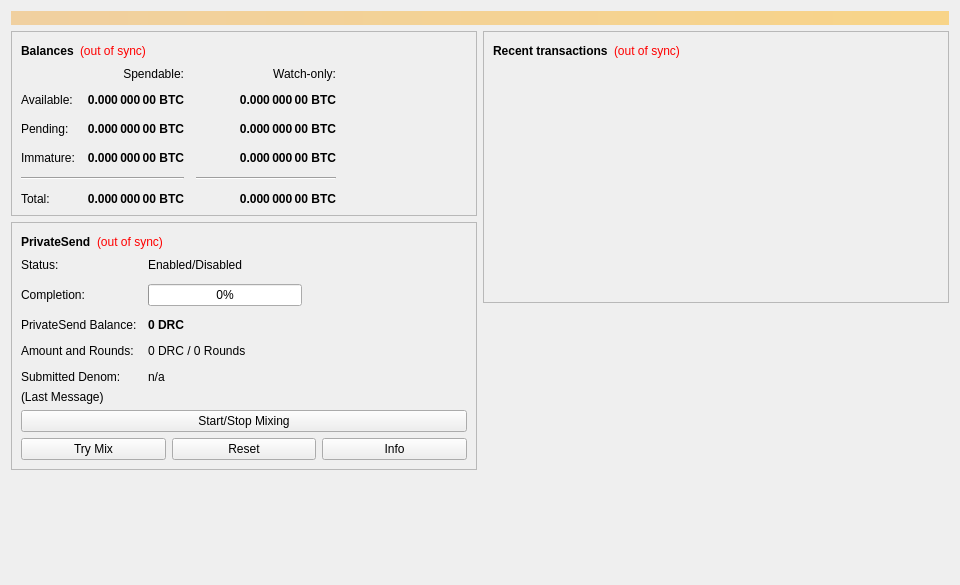
<?xml version="1.0" encoding="UTF-8"?>
<ui version="4.0">
 <class>OverviewPage</class>
 <widget class="QWidget" name="OverviewPage">
  <property name="geometry">
   <rect>
    <x>0</x>
    <y>0</y>
    <width>960</width>
    <height>585</height>
   </rect>
  </property>
  <property name="minimumSize">
   <size>
    <width>960</width>
    <height>0</height>
   </size>
  </property>
  <property name="windowTitle">
   <string>Form</string>
  </property>
  <layout class="QVBoxLayout" name="topLayout">
   <item>
    <widget class="QLabel" name="labelAlerts">
     <property name="visible">
      <bool>false</bool>
     </property>
     <property name="styleSheet">
      <string notr="true">background-color: qlineargradient(x1: 0, y1: 0, x2: 1, y2: 0, stop:0 #F0D0A0, stop:1 #F8D488); color:#000000;</string>
     </property>
     <property name="wordWrap">
      <bool>true</bool>
     </property>
     <property name="margin">
      <number>3</number>
     </property>
    </widget>
   </item>
   <item>
    <layout class="QHBoxLayout" name="horizontalLayout" stretch="1,1">
     <item>
      <layout class="QVBoxLayout" name="verticalLayout_2">
       <item>
        <widget class="QFrame" name="frame">
         <property name="frameShape">
          <enum>QFrame::StyledPanel</enum>
         </property>
         <property name="frameShadow">
          <enum>QFrame::Raised</enum>
         </property>
         <layout class="QVBoxLayout" name="verticalLayout_4">
          <item>
           <layout class="QHBoxLayout" name="horizontalLayout_4">
            <item>
             <widget class="QLabel" name="label_5">
              <property name="font">
               <font>
                <weight>75</weight>
                <bold>true</bold>
               </font>
              </property>
              <property name="text">
               <string>Balances</string>
              </property>
             </widget>
            </item>
            <item>
             <widget class="QLabel" name="labelWalletStatus">
              <property name="toolTip">
               <string>The displayed information may be out of date. Your wallet automatically synchronizes with the DRC network after a connection is established, but this process has not completed yet.</string>
              </property>
              <property name="styleSheet">
               <string notr="true">QLabel { color: red; }</string>
              </property>
              <property name="text">
               <string notr="true">(out of sync)</string>
              </property>
              <property name="alignment">
               <set>Qt::AlignLeading|Qt::AlignLeft|Qt::AlignVCenter</set>
              </property>
             </widget>
            </item>
            <item>
             <spacer name="horizontalSpacer_3">
              <property name="orientation">
               <enum>Qt::Horizontal</enum>
              </property>
              <property name="sizeHint" stdset="0">
               <size>
                <width>40</width>
                <height>20</height>
               </size>
              </property>
             </spacer>
            </item>
           </layout>
          </item>
          <item>
           <layout class="QGridLayout" name="gridLayout">
            <property name="spacing">
             <number>12</number>
            </property>
            <item row="2" column="2">
             <widget class="QLabel" name="labelWatchPending">
              <property name="font">
               <font>
                <weight>75</weight>
                <bold>true</bold>
               </font>
              </property>
              <property name="cursor">
               <cursorShape>IBeamCursor</cursorShape>
              </property>
              <property name="toolTip">
               <string>Unconfirmed transactions to watch-only addresses</string>
              </property>
              <property name="text">
               <string notr="true">0.000 000 00 BTC</string>
              </property>
              <property name="alignment">
               <set>Qt::AlignRight|Qt::AlignTrailing|Qt::AlignVCenter</set>
              </property>
              <property name="textInteractionFlags">
               <set>Qt::LinksAccessibleByMouse|Qt::TextSelectableByKeyboard|Qt::TextSelectableByMouse</set>
              </property>
             </widget>
            </item>
            <item row="2" column="1">
             <widget class="QLabel" name="labelUnconfirmed">
              <property name="font">
               <font>
                <weight>75</weight>
                <bold>true</bold>
               </font>
              </property>
              <property name="cursor">
               <cursorShape>IBeamCursor</cursorShape>
              </property>
              <property name="toolTip">
               <string>Total of transactions that have yet to be confirmed, and do not yet count toward the spendable balance</string>
              </property>
              <property name="text">
               <string notr="true">0.000 000 00 BTC</string>
              </property>
              <property name="alignment">
               <set>Qt::AlignRight|Qt::AlignTrailing|Qt::AlignVCenter</set>
              </property>
              <property name="textInteractionFlags">
               <set>Qt::LinksAccessibleByMouse|Qt::TextSelectableByKeyboard|Qt::TextSelectableByMouse</set>
              </property>
             </widget>
            </item>
            <item row="3" column="2">
             <widget class="QLabel" name="labelWatchImmature">
              <property name="font">
               <font>
                <weight>75</weight>
                <bold>true</bold>
               </font>
              </property>
              <property name="cursor">
               <cursorShape>IBeamCursor</cursorShape>
              </property>
              <property name="toolTip">
               <string>Mined balance in watch-only addresses that has not yet matured</string>
              </property>
              <property name="text">
               <string notr="true">0.000 000 00 BTC</string>
              </property>
              <property name="alignment">
               <set>Qt::AlignRight|Qt::AlignTrailing|Qt::AlignVCenter</set>
              </property>
              <property name="textInteractionFlags">
               <set>Qt::LinksAccessibleByMouse|Qt::TextSelectableByKeyboard|Qt::TextSelectableByMouse</set>
              </property>
             </widget>
            </item>
            <item row="4" column="0" colspan="2">
             <widget class="Line" name="lineSpendableBalance">
              <property name="orientation">
               <enum>Qt::Horizontal</enum>
              </property>
             </widget>
            </item>
            <item row="4" column="2">
             <widget class="Line" name="lineWatchBalance">
              <property name="sizePolicy">
               <sizepolicy hsizetype="Preferred" vsizetype="Fixed">
                <horstretch>0</horstretch>
                <verstretch>0</verstretch>
               </sizepolicy>
              </property>
              <property name="minimumSize">
               <size>
                <width>140</width>
                <height>0</height>
               </size>
              </property>
              <property name="orientation">
               <enum>Qt::Horizontal</enum>
              </property>
             </widget>
            </item>
            <item row="5" column="0">
             <widget class="QLabel" name="labelTotalText">
              <property name="text">
               <string>Total:</string>
              </property>
             </widget>
            </item>
            <item row="3" column="1">
             <widget class="QLabel" name="labelImmature">
              <property name="font">
               <font>
                <weight>75</weight>
                <bold>true</bold>
               </font>
              </property>
              <property name="cursor">
               <cursorShape>IBeamCursor</cursorShape>
              </property>
              <property name="toolTip">
               <string>Mined balance that has not yet matured</string>
              </property>
              <property name="text">
               <string notr="true">0.000 000 00 BTC</string>
              </property>
              <property name="alignment">
               <set>Qt::AlignRight|Qt::AlignTrailing|Qt::AlignVCenter</set>
              </property>
              <property name="textInteractionFlags">
               <set>Qt::LinksAccessibleByMouse|Qt::TextSelectableByKeyboard|Qt::TextSelectableByMouse</set>
              </property>
             </widget>
            </item>
            <item row="2" column="3">
             <spacer name="horizontalSpacer_2">
              <property name="orientation">
               <enum>Qt::Horizontal</enum>
              </property>
              <property name="sizeHint" stdset="0">
               <size>
                <width>40</width>
                <height>20</height>
               </size>
              </property>
             </spacer>
            </item>
            <item row="3" column="0">
             <widget class="QLabel" name="labelImmatureText">
              <property name="text">
               <string>Immature:</string>
              </property>
             </widget>
            </item>
            <item row="5" column="1">
             <widget class="QLabel" name="labelTotal">
              <property name="font">
               <font>
                <weight>75</weight>
                <bold>true</bold>
               </font>
              </property>
              <property name="cursor">
               <cursorShape>IBeamCursor</cursorShape>
              </property>
              <property name="toolTip">
               <string>Your current total balance</string>
              </property>
              <property name="text">
               <string notr="true">0.000 000 00 BTC</string>
              </property>
              <property name="alignment">
               <set>Qt::AlignRight|Qt::AlignTrailing|Qt::AlignVCenter</set>
              </property>
              <property name="textInteractionFlags">
               <set>Qt::LinksAccessibleByMouse|Qt::TextSelectableByKeyboard|Qt::TextSelectableByMouse</set>
              </property>
             </widget>
            </item>
            <item row="5" column="2">
             <widget class="QLabel" name="labelWatchTotal">
              <property name="font">
               <font>
                <weight>75</weight>
                <bold>true</bold>
               </font>
              </property>
              <property name="cursor">
               <cursorShape>IBeamCursor</cursorShape>
              </property>
              <property name="toolTip">
               <string>Current total balance in watch-only addresses</string>
              </property>
              <property name="text">
               <string notr="true">0.000 000 00 BTC</string>
              </property>
              <property name="alignment">
               <set>Qt::AlignRight|Qt::AlignTrailing|Qt::AlignVCenter</set>
              </property>
              <property name="textInteractionFlags">
               <set>Qt::LinksAccessibleByMouse|Qt::TextSelectableByKeyboard|Qt::TextSelectableByMouse</set>
              </property>
             </widget>
            </item>
            <item row="0" column="2">
             <widget class="QLabel" name="labelWatchonly">
              <property name="text">
               <string>Watch-only:</string>
              </property>
              <property name="alignment">
               <set>Qt::AlignRight|Qt::AlignTrailing|Qt::AlignVCenter</set>
              </property>
             </widget>
            </item>
            <item row="1" column="0">
             <widget class="QLabel" name="labelBalanceText">
              <property name="text">
               <string>Available:</string>
              </property>
             </widget>
            </item>
            <item row="1" column="1">
             <widget class="QLabel" name="labelBalance">
              <property name="font">
               <font>
                <weight>75</weight>
                <bold>true</bold>
               </font>
              </property>
              <property name="cursor">
               <cursorShape>IBeamCursor</cursorShape>
              </property>
              <property name="toolTip">
               <string>Your current spendable balance</string>
              </property>
              <property name="text">
               <string notr="true">0.000 000 00 BTC</string>
              </property>
              <property name="alignment">
               <set>Qt::AlignRight|Qt::AlignTrailing|Qt::AlignVCenter</set>
              </property>
              <property name="textInteractionFlags">
               <set>Qt::LinksAccessibleByMouse|Qt::TextSelectableByKeyboard|Qt::TextSelectableByMouse</set>
              </property>
             </widget>
            </item>
            <item row="1" column="2">
             <widget class="QLabel" name="labelWatchAvailable">
              <property name="font">
               <font>
                <weight>75</weight>
                <bold>true</bold>
               </font>
              </property>
              <property name="cursor">
               <cursorShape>IBeamCursor</cursorShape>
              </property>
              <property name="toolTip">
               <string>Your current balance in watch-only addresses</string>
              </property>
              <property name="text">
               <string notr="true">0.000 000 00 BTC</string>
              </property>
              <property name="alignment">
               <set>Qt::AlignRight|Qt::AlignTrailing|Qt::AlignVCenter</set>
              </property>
              <property name="textInteractionFlags">
               <set>Qt::LinksAccessibleByMouse|Qt::TextSelectableByKeyboard|Qt::TextSelectableByMouse</set>
              </property>
             </widget>
            </item>
            <item row="2" column="0">
             <widget class="QLabel" name="labelPendingText">
              <property name="text">
               <string>Pending:</string>
              </property>
             </widget>
            </item>
            <item row="0" column="1">
             <widget class="QLabel" name="labelSpendable">
              <property name="text">
               <string>Spendable:</string>
              </property>
              <property name="alignment">
               <set>Qt::AlignRight|Qt::AlignTrailing|Qt::AlignVCenter</set>
              </property>
             </widget>
            </item>
           </layout>
          </item>
         </layout>
        </widget>
       </item>
       <item>
        <widget class="QFrame" name="framePrivateSend">
         <property name="layoutDirection">
          <enum>Qt::LeftToRight</enum>
         </property>
         <property name="frameShape">
          <enum>QFrame::StyledPanel</enum>
         </property>
         <property name="frameShadow">
          <enum>QFrame::Raised</enum>
         </property>
         <layout class="QVBoxLayout" name="VerticalLayout_PS1">
          <item>
           <layout class="QHBoxLayout" name="horizontalLayout_5">
            <item>
             <widget class="QLabel" name="labelPrivateSendHeader">
              <property name="font">
               <font>
                <weight>75</weight>
                <bold>true</bold>
               </font>
              </property>
              <property name="text">
               <string>PrivateSend</string>
              </property>
             </widget>
            </item>
            <item>
             <widget class="QLabel" name="labelPrivateSendSyncStatus">
              <property name="toolTip">
               <string>The displayed information may be out of date. Your wallet automatically synchronizes with the DRC network after a connection is established, but this process has not completed yet.</string>
              </property>
              <property name="styleSheet">
               <string notr="true">QLabel { color: red; }</string>
              </property>
              <property name="text">
               <string notr="true">(out of sync)</string>
              </property>
              <property name="alignment">
               <set>Qt::AlignLeading|Qt::AlignLeft|Qt::AlignVCenter</set>
              </property>
             </widget>
            </item>
            <item>
             <spacer name="horizontalSpacer_4">
              <property name="orientation">
               <enum>Qt::Horizontal</enum>
              </property>
              <property name="sizeHint" stdset="0">
               <size>
                <width>40</width>
                <height>20</height>
               </size>
              </property>
             </spacer>
            </item>
           </layout>
          </item>
          <item>
           <layout class="QFormLayout" name="privateSendFormLayout">
            <property name="fieldGrowthPolicy">
             <enum>QFormLayout::AllNonFixedFieldsGrow</enum>
            </property>
            <property name="horizontalSpacing">
             <number>11</number>
            </property>
            <property name="verticalSpacing">
             <number>12</number>
            </property>
            <item row="0" column="0">
             <widget class="QLabel" name="labelPrivateSendEnabledText">
              <property name="text">
               <string>Status:</string>
              </property>
             </widget>
            </item>
            <item row="0" column="1">
             <widget class="QLabel" name="labelPrivateSendEnabled">
              <property name="text">
               <string>Enabled/Disabled</string>
              </property>
             </widget>
            </item>
            <item row="1" column="0">
             <widget class="QLabel" name="labelCompletitionText">
              <property name="text">
               <string>Completion:</string>
              </property>
             </widget>
            </item>
            <item row="1" column="1">
             <widget class="QProgressBar" name="privateSendProgress">
              <property name="maximumSize">
               <size>
                <width>154</width>
                <height>16777215</height>
               </size>
              </property>
              <property name="value">
               <number>0</number>
              </property>
             </widget>
            </item>
            <item row="2" column="0">
             <widget class="QLabel" name="labelAnonymizedText">
              <property name="text">
               <string>PrivateSend Balance:</string>
              </property>
             </widget>
            </item>
            <item row="2" column="1">
             <widget class="QLabel" name="labelAnonymized">
              <property name="font">
               <font>
                <weight>75</weight>
                <bold>true</bold>
               </font>
              </property>
              <property name="text">
               <string notr="true">0 DRC</string>
              </property>
             </widget>
            </item>
            <item row="3" column="0">
             <widget class="QLabel" name="labelAmountAndRoundsText">
              <property name="text">
               <string>Amount and Rounds:</string>
              </property>
             </widget>
            </item>
            <item row="3" column="1">
             <widget class="QLabel" name="labelAmountRounds">
              <property name="text">
               <string>0 DRC / 0 Rounds</string>
              </property>
             </widget>
            </item>
            <item row="4" column="0">
             <widget class="QLabel" name="labelSubmittedDenomText">
              <property name="text">
               <string>Submitted Denom:</string>
              </property>
             </widget>
            </item>
            <item row="4" column="1">
             <widget class="QLabel" name="labelSubmittedDenom">
              <property name="toolTip">
               <string>The denominations you submitted to the Masternode.&lt;br&gt;To mix, other users must submit the exact same denominations.</string>
              </property>
              <property name="text">
               <string>n/a</string>
              </property>
             </widget>
            </item>
           </layout>
          </item>
          <item>
           <layout class="QVBoxLayout" name="VerticalLayout_PS">
            <item>
             <widget class="QLabel" name="labelPrivateSendLastMessage">
              <property name="text">
               <string>(Last Message)</string>
              </property>
              <property name="alignment">
               <set>Qt::AlignLeading|Qt::AlignLeft|Qt::AlignTop</set>
              </property>
              <property name="wordWrap">
               <bool>true</bool>
              </property>
             </widget>
            </item>
            <item>
             <widget class="QPushButton" name="togglePrivateSend">
              <property name="sizePolicy">
               <sizepolicy hsizetype="MinimumExpanding" vsizetype="Fixed">
                <horstretch>0</horstretch>
                <verstretch>0</verstretch>
               </sizepolicy>
              </property>
              <property name="text">
               <string>Start/Stop Mixing</string>
              </property>
             </widget>
            </item>
            <item>
             <layout class="QHBoxLayout" name="horizontalLayout_debugbuttons">
              <item>
               <widget class="QPushButton" name="privateSendAuto">
                <property name="sizePolicy">
                 <sizepolicy hsizetype="MinimumExpanding" vsizetype="Fixed">
                  <horstretch>0</horstretch>
                  <verstretch>0</verstretch>
                 </sizepolicy>
                </property>
                <property name="toolTip">
                 <string>Try to manually submit a PrivateSend request.</string>
                </property>
                <property name="text">
                 <string>Try Mix</string>
                </property>
               </widget>
              </item>
              <item>
               <widget class="QPushButton" name="privateSendReset">
                <property name="sizePolicy">
                 <sizepolicy hsizetype="MinimumExpanding" vsizetype="Fixed">
                  <horstretch>0</horstretch>
                  <verstretch>0</verstretch>
                 </sizepolicy>
                </property>
                <property name="toolTip">
                 <string>Reset the current status of PrivateSend (can interrupt PrivateSend if it's in the process of Mixing, which can cost you money!)</string>
                </property>
                <property name="autoFillBackground">
                 <bool>false</bool>
                </property>
                <property name="text">
                 <string>Reset</string>
                </property>
               </widget>
              </item>
              <item>
               <widget class="QPushButton" name="privateSendInfo">
                <property name="sizePolicy">
                 <sizepolicy hsizetype="MinimumExpanding" vsizetype="Fixed">
                  <horstretch>0</horstretch>
                  <verstretch>0</verstretch>
                 </sizepolicy>
                </property>
                <property name="toolTip">
                 <string>Information about PrivateSend and Mixing</string>
                </property>
                <property name="text">
                 <string>Info</string>
                </property>
               </widget>
              </item>
             </layout>
            </item>
           </layout>
          </item>
         </layout>
        </widget>
       </item>
       <item>
        <spacer name="verticalSpacer">
         <property name="orientation">
          <enum>Qt::Vertical</enum>
         </property>
         <property name="sizeHint" stdset="0">
          <size>
           <width>20</width>
           <height>40</height>
          </size>
         </property>
        </spacer>
       </item>
      </layout>
     </item>
     <item>
      <layout class="QVBoxLayout" name="verticalLayout_3">
       <item>
        <widget class="QFrame" name="frame_2">
         <property name="frameShape">
          <enum>QFrame::StyledPanel</enum>
         </property>
         <property name="frameShadow">
          <enum>QFrame::Raised</enum>
         </property>
         <layout class="QVBoxLayout" name="verticalLayout">
          <item>
           <layout class="QHBoxLayout" name="horizontalLayout_2">
            <item>
             <widget class="QLabel" name="label_4">
              <property name="font">
               <font>
                <weight>75</weight>
                <bold>true</bold>
               </font>
              </property>
              <property name="text">
               <string>Recent transactions</string>
              </property>
             </widget>
            </item>
            <item>
             <widget class="QLabel" name="labelTransactionsStatus">
              <property name="toolTip">
               <string>The displayed information may be out of date. Your wallet automatically synchronizes with the DRC network after a connection is established, but this process has not completed yet.</string>
              </property>
              <property name="styleSheet">
               <string notr="true">QLabel { color: red; }</string>
              </property>
              <property name="text">
               <string notr="true">(out of sync)</string>
              </property>
              <property name="alignment">
               <set>Qt::AlignLeading|Qt::AlignLeft|Qt::AlignVCenter</set>
              </property>
             </widget>
            </item>
            <item>
             <spacer name="horizontalSpacer">
              <property name="orientation">
               <enum>Qt::Horizontal</enum>
              </property>
              <property name="sizeHint" stdset="0">
               <size>
                <width>40</width>
                <height>20</height>
               </size>
              </property>
             </spacer>
            </item>
           </layout>
          </item>
          <item>
           <widget class="QListView" name="listTransactions">
            <property name="styleSheet">
             <string notr="true">QListView { background: transparent; }</string>
            </property>
            <property name="frameShape">
             <enum>QFrame::NoFrame</enum>
            </property>
            <property name="verticalScrollBarPolicy">
             <enum>Qt::ScrollBarAlwaysOff</enum>
            </property>
            <property name="horizontalScrollBarPolicy">
             <enum>Qt::ScrollBarAlwaysOff</enum>
            </property>
            <property name="selectionMode">
             <enum>QAbstractItemView::NoSelection</enum>
            </property>
           </widget>
          </item>
         </layout>
        </widget>
       </item>
       <item>
        <spacer name="verticalSpacer_2">
         <property name="orientation">
          <enum>Qt::Vertical</enum>
         </property>
         <property name="sizeHint" stdset="0">
          <size>
           <width>20</width>
           <height>40</height>
          </size>
         </property>
        </spacer>
       </item>
      </layout>
     </item>
    </layout>
   </item>
  </layout>
 </widget>
 <resources/>
 <connections/>
</ui>
